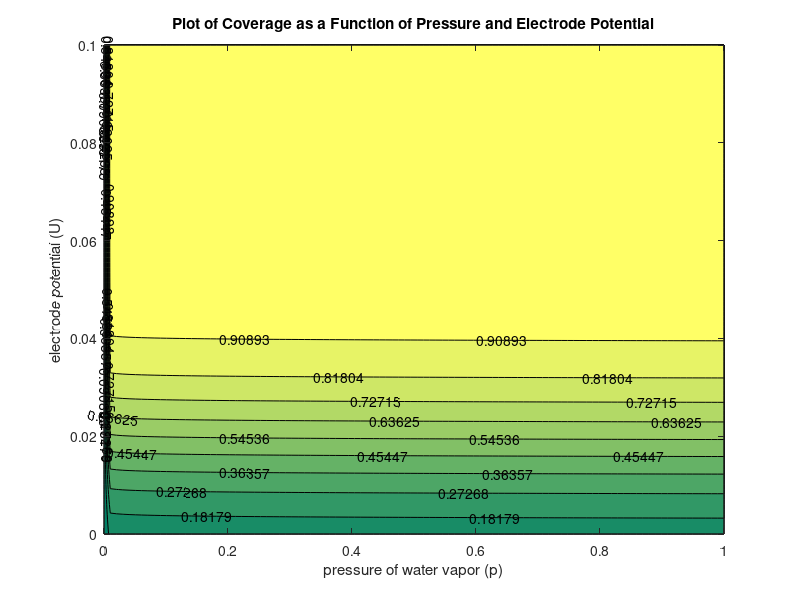

Recreate this plot in MATLAB.
close all
[p,U] = meshgrid(linspace(0,1),linspace(0,.1));
goh = (0.9/14)-(0.636514*0.0259)-(0.0259.*log(p))./42;
theta = 1./(1+exp((goh - (exp(1).*U))./0.0259));
C = contourf(p,U,theta);
xlabel('pressure of water vapor (p)')
ylabel('electrode potential (U)')
title('Plot of Coverage as a Function of Pressure and Electrode Potential')
clabel(C)
colormap summer